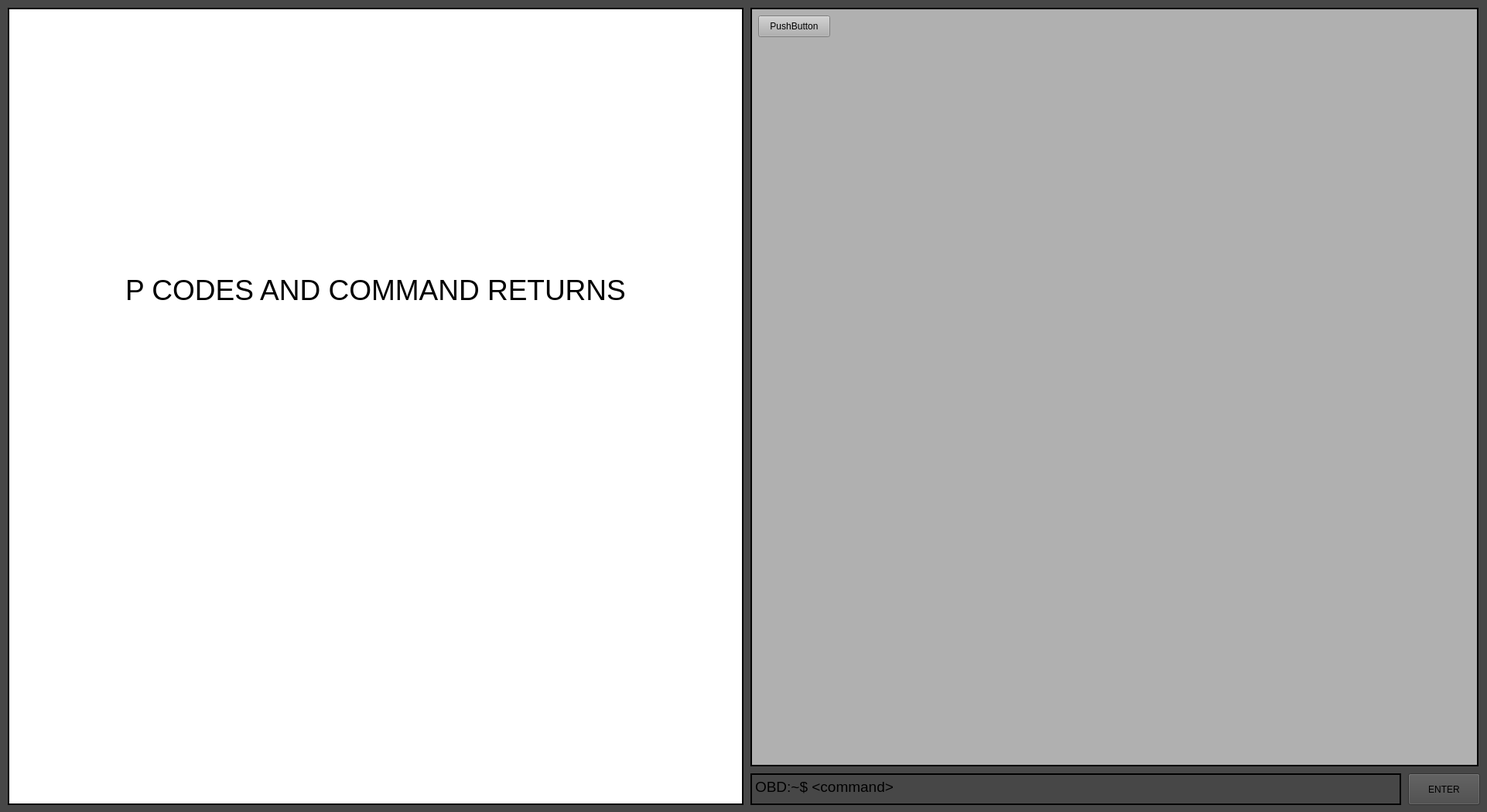
    <widget class="QWidget" name="Diagnostics">
     <property name="styleSheet">
      <string notr="true">background-color: rgb(71, 71, 71);
</string>
     </property>
     <attribute name="title">
      <string>Diagnostics</string>
     </attribute>
     <widget class="QTextEdit" name="textEdit_5">
      <property name="geometry">
       <rect>
        <x>10</x>
        <y>10</y>
        <width>951</width>
        <height>1031</height>
       </rect>
      </property>
      <property name="styleSheet">
       <string notr="true">background-color: rgb(255, 255, 255);</string>
      </property>
      <property name="frameShape">
       <enum>QFrame::Box</enum>
      </property>
      <property name="frameShadow">
       <enum>QFrame::Plain</enum>
      </property>
      <property name="lineWidth">
       <number>2</number>
      </property>
      <property name="html">
       <string>&lt;!DOCTYPE HTML PUBLIC &quot;-//W3C//DTD HTML 4.0//EN&quot; &quot;http://www.w3.org/TR/REC-html40/strict.dtd&quot;&gt;
&lt;html&gt;&lt;head&gt;&lt;meta name=&quot;qrichtext&quot; content=&quot;1&quot; /&gt;&lt;style type=&quot;text/css&quot;&gt;
p, li { white-space: pre-wrap; }
&lt;/style&gt;&lt;/head&gt;&lt;body style=&quot; font-family:'MS Shell Dlg 2'; font-size:7.8pt; font-weight:400; font-style:normal;&quot;&gt;
&lt;p align=&quot;center&quot; style=&quot;-qt-paragraph-type:empty; margin-top:0px; margin-bottom:0px; margin-left:0px; margin-right:0px; -qt-block-indent:0; text-indent:0px;&quot;&gt;&lt;br /&gt;&lt;/p&gt;
&lt;p align=&quot;center&quot; style=&quot;-qt-paragraph-type:empty; margin-top:0px; margin-bottom:0px; margin-left:0px; margin-right:0px; -qt-block-indent:0; text-indent:0px;&quot;&gt;&lt;br /&gt;&lt;/p&gt;
&lt;p align=&quot;center&quot; style=&quot;-qt-paragraph-type:empty; margin-top:0px; margin-bottom:0px; margin-left:0px; margin-right:0px; -qt-block-indent:0; text-indent:0px;&quot;&gt;&lt;br /&gt;&lt;/p&gt;
&lt;p align=&quot;center&quot; style=&quot;-qt-paragraph-type:empty; margin-top:0px; margin-bottom:0px; margin-left:0px; margin-right:0px; -qt-block-indent:0; text-indent:0px;&quot;&gt;&lt;br /&gt;&lt;/p&gt;
&lt;p align=&quot;center&quot; style=&quot;-qt-paragraph-type:empty; margin-top:0px; margin-bottom:0px; margin-left:0px; margin-right:0px; -qt-block-indent:0; text-indent:0px;&quot;&gt;&lt;br /&gt;&lt;/p&gt;
&lt;p align=&quot;center&quot; style=&quot;-qt-paragraph-type:empty; margin-top:0px; margin-bottom:0px; margin-left:0px; margin-right:0px; -qt-block-indent:0; text-indent:0px;&quot;&gt;&lt;br /&gt;&lt;/p&gt;
&lt;p align=&quot;center&quot; style=&quot;-qt-paragraph-type:empty; margin-top:0px; margin-bottom:0px; margin-left:0px; margin-right:0px; -qt-block-indent:0; text-indent:0px;&quot;&gt;&lt;br /&gt;&lt;/p&gt;
&lt;p align=&quot;center&quot; style=&quot;-qt-paragraph-type:empty; margin-top:0px; margin-bottom:0px; margin-left:0px; margin-right:0px; -qt-block-indent:0; text-indent:0px;&quot;&gt;&lt;br /&gt;&lt;/p&gt;
&lt;p align=&quot;center&quot; style=&quot;-qt-paragraph-type:empty; margin-top:0px; margin-bottom:0px; margin-left:0px; margin-right:0px; -qt-block-indent:0; text-indent:0px;&quot;&gt;&lt;br /&gt;&lt;/p&gt;
&lt;p align=&quot;center&quot; style=&quot;-qt-paragraph-type:empty; margin-top:0px; margin-bottom:0px; margin-left:0px; margin-right:0px; -qt-block-indent:0; text-indent:0px;&quot;&gt;&lt;br /&gt;&lt;/p&gt;
&lt;p align=&quot;center&quot; style=&quot;-qt-paragraph-type:empty; margin-top:0px; margin-bottom:0px; margin-left:0px; margin-right:0px; -qt-block-indent:0; text-indent:0px;&quot;&gt;&lt;br /&gt;&lt;/p&gt;
&lt;p align=&quot;center&quot; style=&quot;-qt-paragraph-type:empty; margin-top:0px; margin-bottom:0px; margin-left:0px; margin-right:0px; -qt-block-indent:0; text-indent:0px;&quot;&gt;&lt;br /&gt;&lt;/p&gt;
&lt;p align=&quot;center&quot; style=&quot;-qt-paragraph-type:empty; margin-top:0px; margin-bottom:0px; margin-left:0px; margin-right:0px; -qt-block-indent:0; text-indent:0px;&quot;&gt;&lt;br /&gt;&lt;/p&gt;
&lt;p align=&quot;center&quot; style=&quot;-qt-paragraph-type:empty; margin-top:0px; margin-bottom:0px; margin-left:0px; margin-right:0px; -qt-block-indent:0; text-indent:0px;&quot;&gt;&lt;br /&gt;&lt;/p&gt;
&lt;p align=&quot;center&quot; style=&quot;-qt-paragraph-type:empty; margin-top:0px; margin-bottom:0px; margin-left:0px; margin-right:0px; -qt-block-indent:0; text-indent:0px;&quot;&gt;&lt;br /&gt;&lt;/p&gt;
&lt;p align=&quot;center&quot; style=&quot;-qt-paragraph-type:empty; margin-top:0px; margin-bottom:0px; margin-left:0px; margin-right:0px; -qt-block-indent:0; text-indent:0px;&quot;&gt;&lt;br /&gt;&lt;/p&gt;
&lt;p align=&quot;center&quot; style=&quot;-qt-paragraph-type:empty; margin-top:0px; margin-bottom:0px; margin-left:0px; margin-right:0px; -qt-block-indent:0; text-indent:0px;&quot;&gt;&lt;br /&gt;&lt;/p&gt;
&lt;p align=&quot;center&quot; style=&quot;-qt-paragraph-type:empty; margin-top:0px; margin-bottom:0px; margin-left:0px; margin-right:0px; -qt-block-indent:0; text-indent:0px;&quot;&gt;&lt;br /&gt;&lt;/p&gt;
&lt;p align=&quot;center&quot; style=&quot;-qt-paragraph-type:empty; margin-top:0px; margin-bottom:0px; margin-left:0px; margin-right:0px; -qt-block-indent:0; text-indent:0px;&quot;&gt;&lt;br /&gt;&lt;/p&gt;
&lt;p align=&quot;center&quot; style=&quot;-qt-paragraph-type:empty; margin-top:0px; margin-bottom:0px; margin-left:0px; margin-right:0px; -qt-block-indent:0; text-indent:0px;&quot;&gt;&lt;br /&gt;&lt;/p&gt;
&lt;p align=&quot;center&quot; style=&quot;-qt-paragraph-type:empty; margin-top:0px; margin-bottom:0px; margin-left:0px; margin-right:0px; -qt-block-indent:0; text-indent:0px;&quot;&gt;&lt;br /&gt;&lt;/p&gt;
&lt;p align=&quot;center&quot; style=&quot;-qt-paragraph-type:empty; margin-top:0px; margin-bottom:0px; margin-left:0px; margin-right:0px; -qt-block-indent:0; text-indent:0px;&quot;&gt;&lt;br /&gt;&lt;/p&gt;
&lt;p align=&quot;center&quot; style=&quot;-qt-paragraph-type:empty; margin-top:0px; margin-bottom:0px; margin-left:0px; margin-right:0px; -qt-block-indent:0; text-indent:0px;&quot;&gt;&lt;br /&gt;&lt;/p&gt;
&lt;p align=&quot;center&quot; style=&quot;-qt-paragraph-type:empty; margin-top:0px; margin-bottom:0px; margin-left:0px; margin-right:0px; -qt-block-indent:0; text-indent:0px;&quot;&gt;&lt;br /&gt;&lt;/p&gt;
&lt;p align=&quot;center&quot; style=&quot;-qt-paragraph-type:empty; margin-top:0px; margin-bottom:0px; margin-left:0px; margin-right:0px; -qt-block-indent:0; text-indent:0px;&quot;&gt;&lt;br /&gt;&lt;/p&gt;
&lt;p align=&quot;center&quot; style=&quot;-qt-paragraph-type:empty; margin-top:0px; margin-bottom:0px; margin-left:0px; margin-right:0px; -qt-block-indent:0; text-indent:0px;&quot;&gt;&lt;br /&gt;&lt;/p&gt;
&lt;p align=&quot;center&quot; style=&quot; margin-top:0px; margin-bottom:0px; margin-left:0px; margin-right:0px; -qt-block-indent:0; text-indent:0px;&quot;&gt;&lt;span style=&quot; font-size:28pt;&quot;&gt;P CODES AND COMMAND RETURNS&lt;/span&gt;&lt;/p&gt;&lt;/body&gt;&lt;/html&gt;</string>
      </property>
     </widget>
     <widget class="QPushButton" name="pushButton_3">
      <property name="geometry">
       <rect>
        <x>1820</x>
        <y>1000</y>
        <width>93</width>
        <height>41</height>
       </rect>
      </property>
      <property name="text">
       <string>ENTER</string>
      </property>
     </widget>
     <widget class="QTextEdit" name="textEdit_6">
      <property name="geometry">
       <rect>
        <x>970</x>
        <y>1000</y>
        <width>841</width>
        <height>41</height>
       </rect>
      </property>
      <property name="frameShape">
       <enum>QFrame::Box</enum>
      </property>
      <property name="frameShadow">
       <enum>QFrame::Plain</enum>
      </property>
      <property name="lineWidth">
       <number>2</number>
      </property>
      <property name="html">
       <string>&lt;!DOCTYPE HTML PUBLIC &quot;-//W3C//DTD HTML 4.0//EN&quot; &quot;http://www.w3.org/TR/REC-html40/strict.dtd&quot;&gt;
&lt;html&gt;&lt;head&gt;&lt;meta name=&quot;qrichtext&quot; content=&quot;1&quot; /&gt;&lt;style type=&quot;text/css&quot;&gt;
p, li { white-space: pre-wrap; }
&lt;/style&gt;&lt;/head&gt;&lt;body style=&quot; font-family:'MS Shell Dlg 2'; font-size:7.8pt; font-weight:400; font-style:normal;&quot;&gt;
&lt;p style=&quot; margin-top:0px; margin-bottom:0px; margin-left:0px; margin-right:0px; -qt-block-indent:0; text-indent:0px;&quot;&gt;&lt;span style=&quot; font-size:14pt;&quot;&gt;OBD:~$ &amp;lt;command&amp;gt;&lt;/span&gt;&lt;/p&gt;&lt;/body&gt;&lt;/html&gt;</string>
      </property>
     </widget>
     <widget class="QFrame" name="frame">
      <property name="geometry">
       <rect>
        <x>970</x>
        <y>10</y>
        <width>941</width>
        <height>981</height>
       </rect>
      </property>
      <property name="styleSheet">
       <string notr="true">background-color: rgb(176, 176, 176);</string>
      </property>
      <property name="frameShape">
       <enum>QFrame::Box</enum>
      </property>
      <property name="frameShadow">
       <enum>QFrame::Plain</enum>
      </property>
      <property name="lineWidth">
       <number>2</number>
      </property>
      <widget class="QPushButton" name="pushButton_2">
       <property name="geometry">
        <rect>
         <x>10</x>
         <y>10</y>
         <width>93</width>
         <height>28</height>
        </rect>
       </property>
       <property name="text">
        <string>PushButton</string>
       </property>
      </widget>
     </widget>
    </widget>
